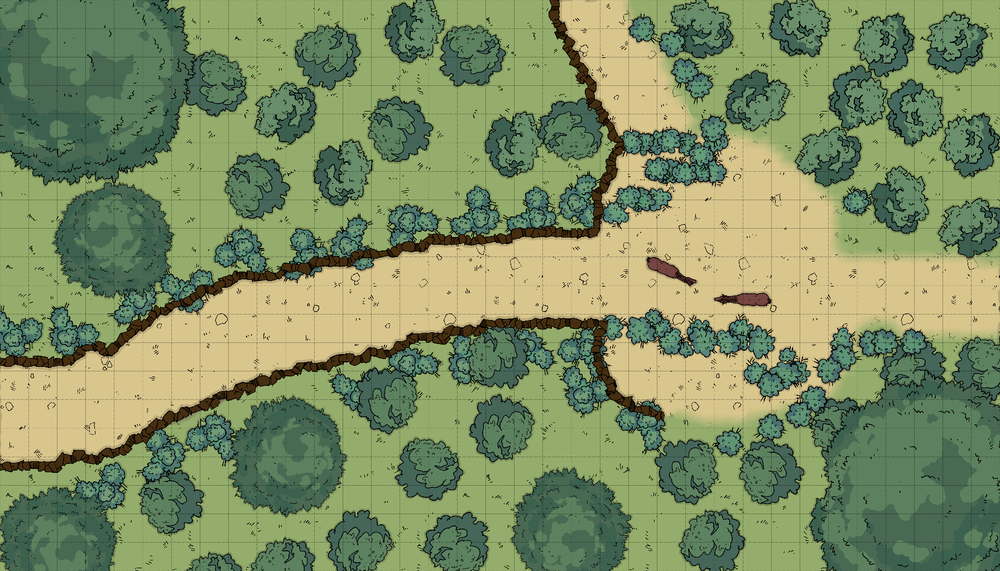
#> input picture img/tst_small.png, 1000 x 571 px, shrunk from 1792 x 1024 before the run, found by its file name
$ python lab2.py
#> lines starting #> are read from the running program, lines starting #| are printed output that depends on the picture
from PIL import Image
from PIL import ImageFilter
import numpy as np
import os

img_path = os.getcwd() + "\\img\\"
img_name = "tst_small"
img_ext = ".png"
initial = Image.open(img_path + img_name + img_ext)
#> initial is the input picture: PIL image 1000x571 RGB; mean R, G, B 125.4, 142.5, 99.6
filtered = initial.filter(ImageFilter.GaussianBlur(3))
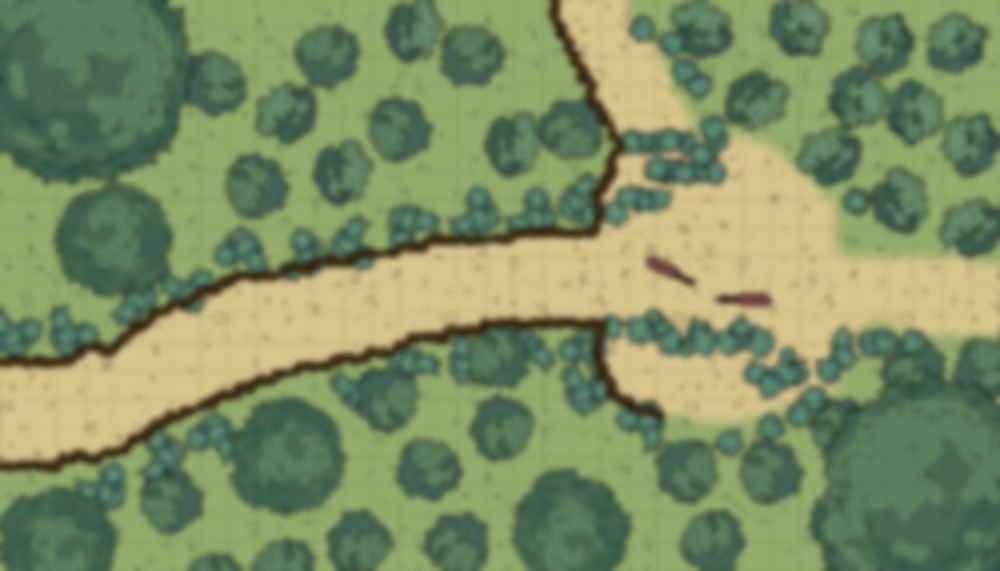
#> filtered: PIL image 1000x571 RGB; mean R, G, B 125.4, 142.5, 99.6
filtered.show()
filtered.save(img_path + img_name + "_filtered" + img_ext)

initial_a = np.array(initial)
filtered_a = np.array(filtered)

mask = (initial_a - filtered_a / 2) * 2
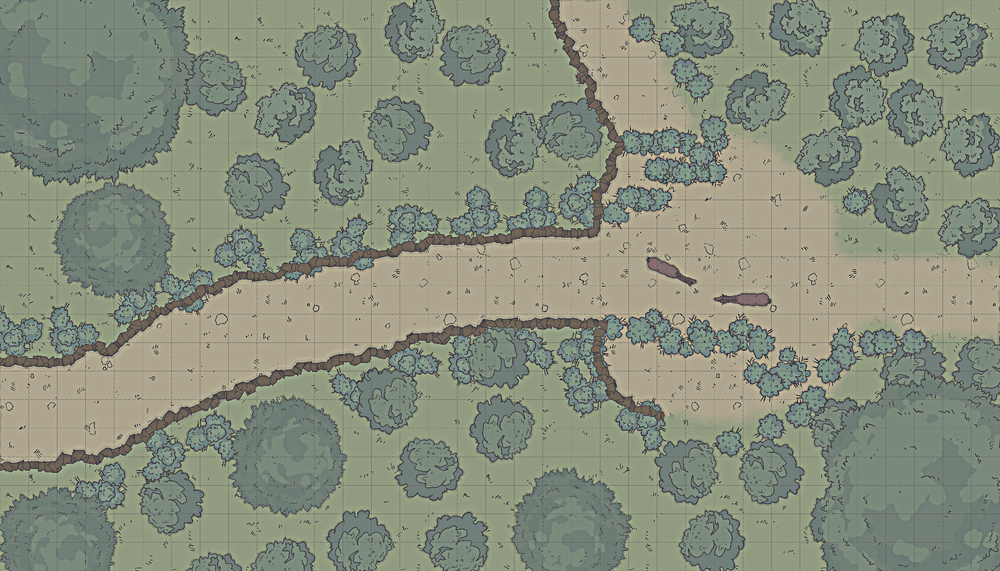
#> mask: shape (571, 1000, 3) float64; mean R, G, B 125.4, 142.5, 99.5; drawn with min black and max white
mask[mask < 0] = 0
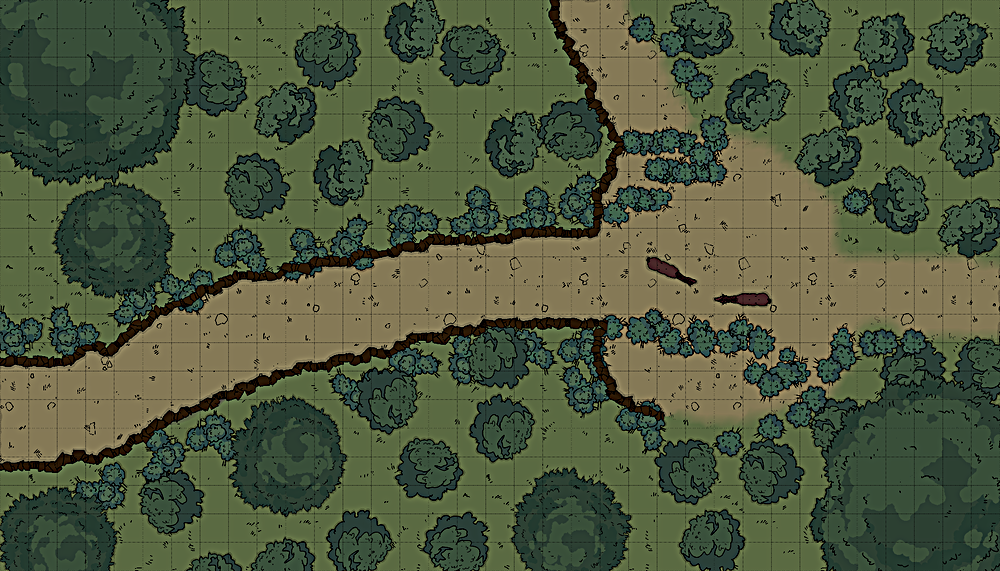
#> mask: shape (571, 1000, 3) float64; mean R, G, B 127.2, 144.7, 101.2; drawn with min black and max white
mask[mask >= 255] = 255
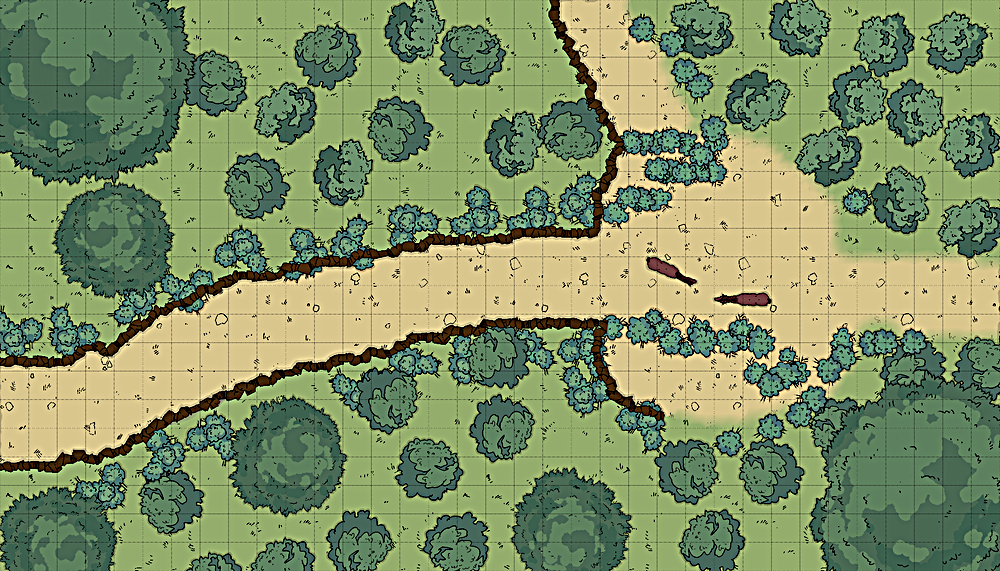
#> mask: shape (571, 1000, 3) float64; mean R, G, B 127.1, 144.6, 101.2

masked = Image.fromarray(np.uint8(mask))
try:
    masked.save(img_path + img_name + "_masked" + img_ext)
    masked.show()
except OSError:
    pass
